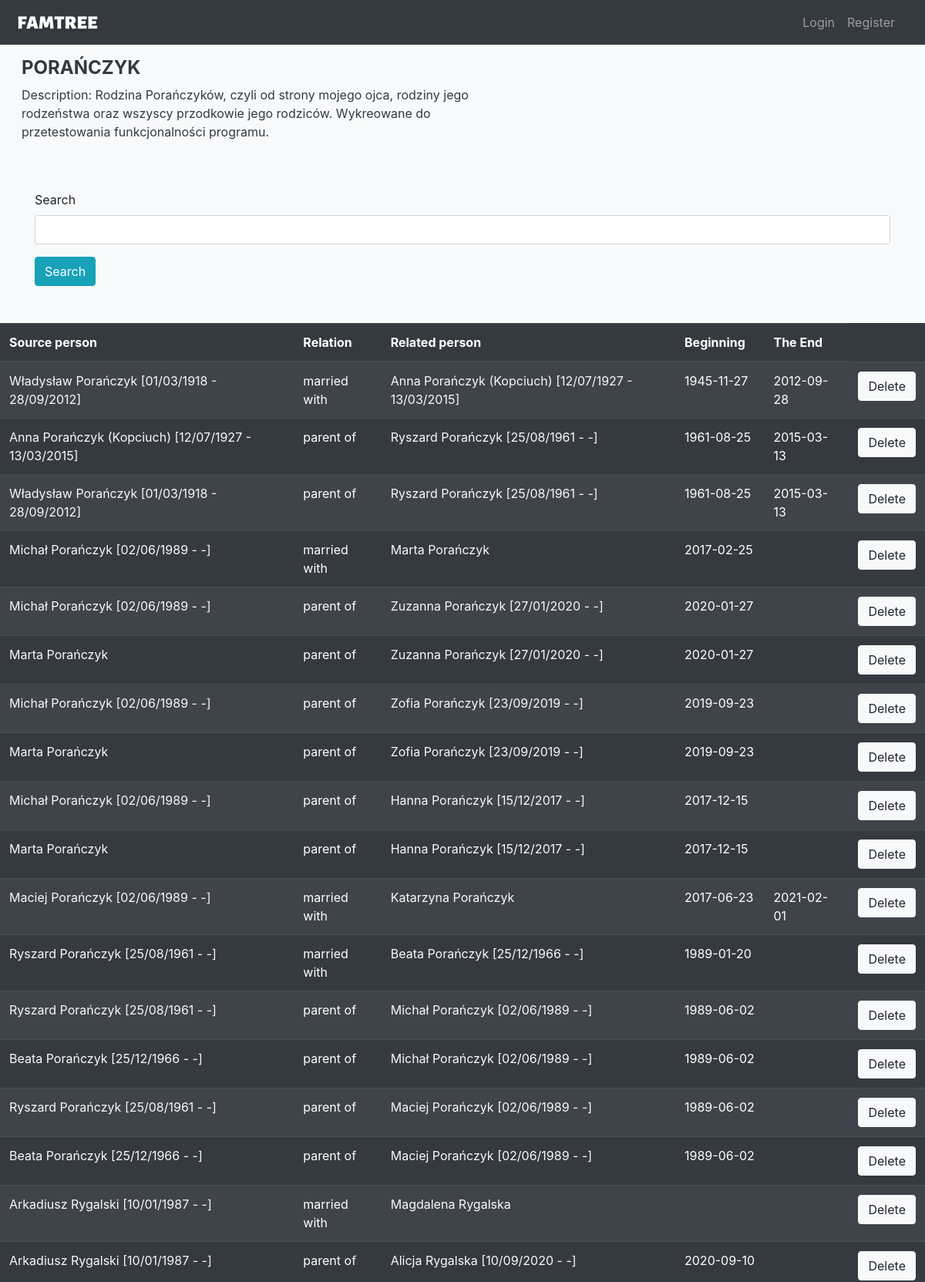
The app's page /tree/15/list_rel/ (upper part) with its own data.
### tree/models.py (models this page shows, shortened)
class FamilyTree(models.Model):
    class Access(models.IntegerChoices):
        PUBLIC = 0, _('public')
        PRIVATE = 1, _('private')
    name_tree = models.CharField(max_length=30)
    description = models.TextField(null=True, blank=True, max_length=300)
    datetime_tree = models.DateTimeField(default=timezone.now)
    access = models.IntegerField(choices=Access.choices)
    owner = models.ForeignKey(User, on_delete=models.CASCADE)

### person/models.py (models this page shows, shortened)
class Relation(models.Model):
    class FamilyRelation(models.TextChoices):
        ANCESTOR = 'A', _('Ancestor')
        PARTNER = 'P', _('Partner')
        DESCENDANT = 'D', _('Descendant')
    source_person = models.ForeignKey(Person, on_delete=models.CASCADE, related_name='source_person')
    related_person = models.ForeignKey(Person, on_delete=models.CASCADE, related_name='related_person')
    datetime_relation = models.DateTimeField(default=timezone.now)
    family_relation = models.CharField(max_length=10, choices=FamilyRelation.choices, default='D')
    date_beginning = models.DateField(default=None, null=True, blank=True)
    date_end = models.DateField(default=None, null=True, blank=True)

class Person(models.Model):
    class Sex(models.IntegerChoices):
        MALE = 0, _('Male')
        FEMALE = 1, _('Female')
    first_name = models.CharField(max_length=30)
    last_name = models.CharField(max_length=30)
    maiden_name = models.CharField(max_length=30, null=True, blank=True)
    sex = models.IntegerField(choices=Sex.choices, default=0)
    date_of_birth = models.DateField(default=None, null=True, blank=True)
    date_of_death = models.DateField(default=None, null=True, blank=True)
    datetime_person = models.DateTimeField(default=timezone.now)
    family_tree = models.ForeignKey(FamilyTree, on_delete=models.CASCADE, related_name='family_tree')
    def __str__(self):
        if self.maiden_name is not None:
            return "%s %s (%s) %s" % (self.first_name, self.last_name, self.maiden_name, self.get_age())
        return "%s %s %s" % (self.first_name, self.last_name, self.get_age())
    def get_age(self):
        living = self.date_of_birth.__format__('%d/%m/%Y') if self.date_of_birth is not None else '-'
        death = self.date_of_death.__format__('%d/%m/%Y') if self.date_of_death is not None else '-'
        if living == '-' and death == '-':
            return ''
        return f'[{living} - {death}]'

### person/views.py (the view)
# urls.py: path('<int:pk>/list_rel/', RelationListView.as_view(), name='relation-list'),
class RelationListView(UserPassesTestMixin, ListView):
    model = Relation
    template_name = 'relation/list.html'
    def get_queryset(self):
        id_tree = self.kwargs.get('pk')
        list_person = Person.objects.filter(family_tree_id=id_tree)
        matches = Relation.objects.none()
        for person in list_person:
            matches = matches | Relation.objects.filter(source_person=person)
        query = self.request.GET.get('search')
        if query:
            return matches.filter(
                Q(source_person__first_name__icontains=query) |
                Q(related_person__first_name__icontains=query) |
                Q(source_person__last_name__icontains=query) |
                Q(related_person__last_name__icontains=query) |
                Q(source_person__maiden_name__icontains=query) |
                Q(related_person__maiden_name__icontains=query)
            ).order_by('-datetime_relation')
        else:
            return matches.order_by('-datetime_relation')
    def get_context_data(self, **kwargs):
        context = super(RelationListView, self).get_context_data(**kwargs)
        if self.object_list:
            per = self.object_list.first().source_person
            tree_id = Person.objects.get(id=per.id).family_tree_id
            context['tree'] = FamilyTree.objects.get(id=tree_id)
        context["form"] = FilterForm(initial={
            'search': self.request.GET.get('search', ''),
        })
        context["search"] = self.request.GET.get('search')
        return context
    def test_func(self):
        tree = self.kwargs['pk']
        tree = FamilyTree.objects.get(id=tree)
        if tree.access == 0:
            return True
        if self.request.user == tree.owner:
            return True
        return False

### person/forms.py
class FilterForm(Form):
    FILTER_CHOICES = (
        ('source_person__first_name', 'source person'),
        ('related_person__first_name', 'related person'),
    )
    search = CharField(required=False)

### person/templates/relation/list.html (shortened to what this page needs)
{% extends 'users/base_template.html' %}
{% load crispy_forms_tags %}
{% block base %}
        <div class="container-fluid-sm my-3">
              <div class="row mx-1 my-1">
                    <div class="col-7 px-4">
                        <a class="text-light" href="{% url 'tree-detail' tree.id %}"><h4 class="font-weight-bold text-uppercase text-dark" >{{ tree.name_tree}} {% if tree.access %}(private){% endif %}</h4></a>
                        <p class="text-dark ">Description:  {{tree.description}}</p>
                    </div>
              </div>
        </div>
<div class="container-sm my-5">
    <form method="get">
        {{ form|crispy }}
        <button type="submit" class="btn btn-info">Search</button>
    </form>
</div>
<div class="container-fluid-sm">
  <table class="table table-dark table-striped">
      {% if object_list  %}
    <thead>
      <tr>
        <th>Source person</th>
        <th>Relation</th>
        <th>Related person</th>
        <th>Beginning</th>
        <th>The End</th>
      </tr>
    </thead>
    <tbody>
    {%  for rel in object_list %}
        <tr>
            <td><a class="text-light" href="{% url 'person-detail' tree.id rel.source_person_id%}">{{ rel.source_person }}</a></td>
            {%  if rel.family_relation == 'P' %}<td>married with </td>{% else %}<td>parent of</td>{% endif %}
            <td><a class="text-light" href="{% url 'person-detail' tree.id rel.related_person_id%}">{{ rel.related_person }}</a></td>
            {%  if rel.date_beginning %}<td>{{ rel.date_beginning|date:"Y-m-d"  }}</td>{% else %}<td></td>{% endif %}
            {%  if rel.date_end %}<td>{{ rel.date_end|date:"Y-m-d"  }}</td>{% else %}<td></td>{% endif %}
            <td><a href="{% url 'relation-delete' tree.id rel.id%}"><button class="btn btn-light">Delete</button></a></td>
        </tr>
    {% endfor %}
    </tbody>
      {% else %}
        <p class="list-group-item list-group-item-action" >{% if search %}There are no results for "{{ search }}".{% else %} You have not creataed any relation yet. {% endif %}</p>
        {% endif %}
  </table>
</div>
{% endblock %}

### records on screen
FamilyTree: name_tree "PORAŃCZYK", description "Rodzina Porańczyków, czyli od strony mojego ojca, rodziny jego rodzeństwa oraz wszyscy przodkowie jego rodziców. Wykreowane do przetestowania funkcjonalności programu."
Relation: source_person "Władysław Porańczyk [01/03/1918 - 28/09/2012]", family_relation "married with", related_person "Anna Porańczyk (Kopciuch) [12/07/1927 - 13/03/2015]", date_beginning "1945-11-27", date_end "2012-09-28"
Relation: source_person "Anna Porańczyk (Kopciuch) [12/07/1927 - 13/03/2015]", family_relation "parent of", related_person "Ryszard Porańczyk [25/08/1961 - -]", date_beginning "1961-08-25", date_end "2015-03-13"
Relation: source_person "Władysław Porańczyk [01/03/1918 - 28/09/2012]", family_relation "parent of", related_person "Ryszard Porańczyk [25/08/1961 - -]", date_beginning "1961-08-25", date_end "2015-03-13"
Relation: source_person "Michał Porańczyk [02/06/1989 - -]", family_relation "married with", related_person "Marta Porańczyk", date_beginning "2017-02-25"
Relation: source_person "Michał Porańczyk [02/06/1989 - -]", family_relation "parent of", related_person "Zuzanna Porańczyk [27/01/2020 - -]", date_beginning "2020-01-27"
Relation: source_person "Marta Porańczyk", family_relation "parent of", related_person "Zuzanna Porańczyk [27/01/2020 - -]", date_beginning "2020-01-27"
Relation: source_person "Michał Porańczyk [02/06/1989 - -]", family_relation "parent of", related_person "Zofia Porańczyk [23/09/2019 - -]", date_beginning "2019-09-23"
Relation: source_person "Marta Porańczyk", family_relation "parent of", related_person "Zofia Porańczyk [23/09/2019 - -]", date_beginning "2019-09-23"
Relation: source_person "Michał Porańczyk [02/06/1989 - -]", family_relation "parent of", related_person "Hanna Porańczyk [15/12/2017 - -]", date_beginning "2017-12-15"
Relation: source_person "Marta Porańczyk", family_relation "parent of", related_person "Hanna Porańczyk [15/12/2017 - -]", date_beginning "2017-12-15"
Relation: source_person "Maciej Porańczyk [02/06/1989 - -]", family_relation "married with", related_person "Katarzyna Porańczyk", date_beginning "2017-06-23", date_end "2021-02-01"
Relation: source_person "Ryszard Porańczyk [25/08/1961 - -]", family_relation "married with", related_person "Beata Porańczyk [25/12/1966 - -]", date_beginning "1989-01-20"
Relation: source_person "Ryszard Porańczyk [25/08/1961 - -]", family_relation "parent of", related_person "Michał Porańczyk [02/06/1989 - -]", date_beginning "1989-06-02"
Relation: source_person "Beata Porańczyk [25/12/1966 - -]", family_relation "parent of", related_person "Michał Porańczyk [02/06/1989 - -]", date_beginning "1989-06-02"
Relation: source_person "Ryszard Porańczyk [25/08/1961 - -]", family_relation "parent of", related_person "Maciej Porańczyk [02/06/1989 - -]", date_beginning "1989-06-02"
Relation: source_person "Beata Porańczyk [25/12/1966 - -]", family_relation "parent of", related_person "Maciej Porańczyk [02/06/1989 - -]", date_beginning "1989-06-02"
Relation: source_person "Arkadiusz Rygalski [10/01/1987 - -]", family_relation "married with", related_person "Magdalena Rygalska"
Relation: source_person "Arkadiusz Rygalski [10/01/1987 - -]", family_relation "parent of", related_person "Alicja Rygalska [10/09/2020 - -]", date_beginning "2020-09-10"
